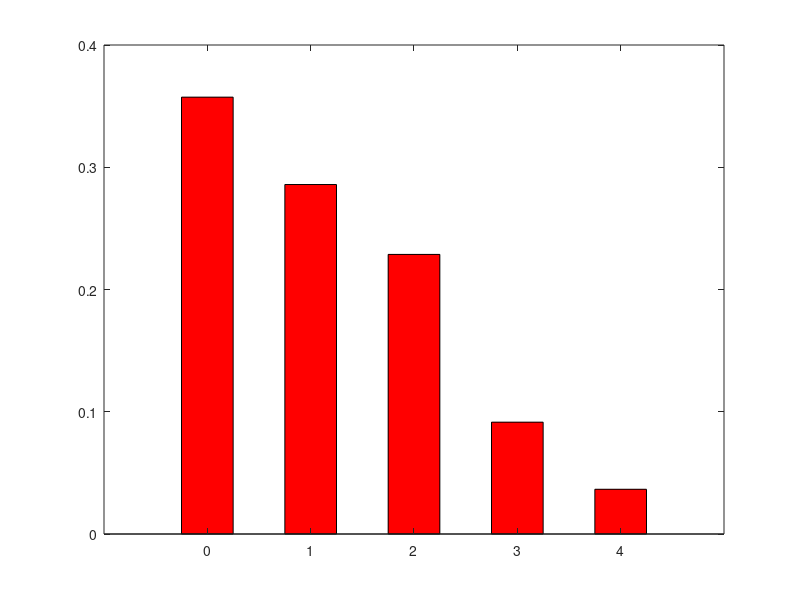
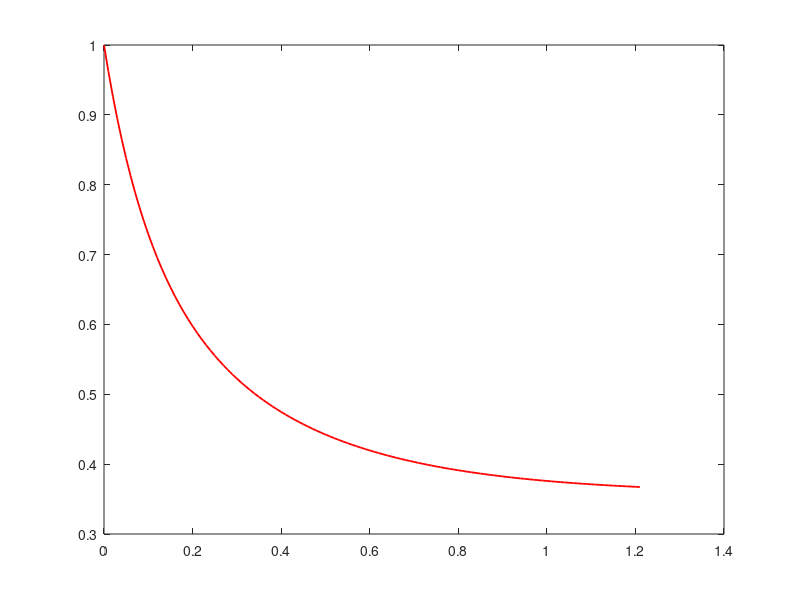

Source code (MATLAB) for these figures, in order:
pkg load statistics

% system M/M/1/4
% when there are 3 clients in the system, the capability of the server doubles.

clc;
clear all;
close all;

lambda = 4;
mu = 5;
states = [0, 1, 2, 3, 4]; % system with capacity 4 states
% the initial state of the system. The system is initially empty.
initial_state = [1, 0, 0, 0, 0];

% define the birth and death rates between the states of the system.
births_B = [lambda, lambda, lambda, lambda];
deaths_D = [mu, mu, 2 * mu, 2 * mu];

% get the transition matrix of the birth-death process
transition_matrix = ctmcbd(births_B, deaths_D);
% get the ergodic probabilities of the system
P = ctmc(transition_matrix);

% plot the ergodic probabilities (bar for bar chart)
figure(1);
bar(states, P, "r", 0.5);

% transient probability of state 0 until convergence to ergodic probability. Convergence takes place P0 and P differ by 0.01
index = 0;
for T = 0 : 0.01 : 50
  index = index + 1;
  P0 = ctmc(transition_matrix, T, initial_state);
  Prob0(index) = P0(1);
  if P0 - P < 0.01
    break;
  endif
endfor

T = 0 : 0.01 : T;
figure(2);
plot(T, Prob0, "r", "linewidth", 1.3);